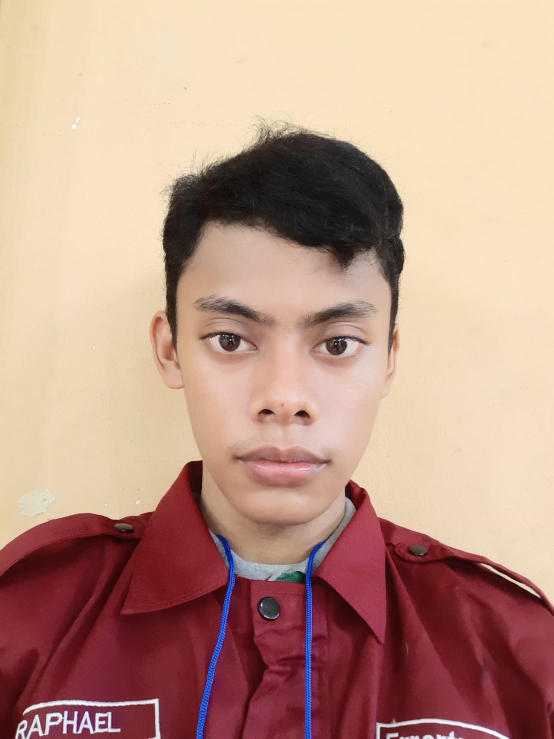
#> input picture UTS-MATA-KULIAH-PENGOLAHAN-CITRA-master/repo_file/Raphael.jpg, 1108 x 1477 px, found by its file name (shown at 1/2 size)
$ python no3.py
#> lines starting #> are read from the running program, lines starting #| are printed output that depends on the picture
from medpy.filter.smoothing import anisotropic_diffusion
from skimage.util import random_noise
import matplotlib.pylab as plt
from skimage.color import rgb2gray
from skimage.io import imread
import numpy as np

img = rgb2gray(imread('repo_file/raphael.jpg'))
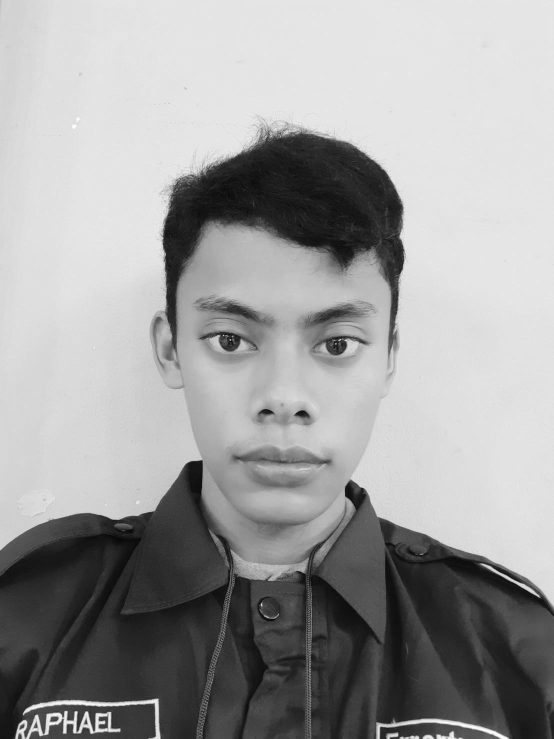
#> img: shape (1477, 1108) float64 (shown at 1/2 size); min 0.00333, max 1, mean 0.622
noisy = random_noise(img, var=0.01)
noisy = np.clip(noisy, 0, 1)
plt.figure(figsize=(15,15))
plt.gray()
plt.subplots_adjust(0,0,1,1,0.05,0.05)
plt.subplot(221), plt.imshow(img), plt.axis('off'), plt.title('Original', size=20)
plt.subplot(222), plt.imshow(noisy), plt.axis('off'), plt.title('Noisy', size=20)
#> (the run stopped early here; a loop or call above may not have finished)

$ run again, with UTS-MATA-KULIAH-PENGOLAHAN-CITRA-master/repo_file/graffiti.png saved as UTS-MATA-KULIAH-PENGOLAHAN-CITRA-master/repo_file/Raphael.jpg
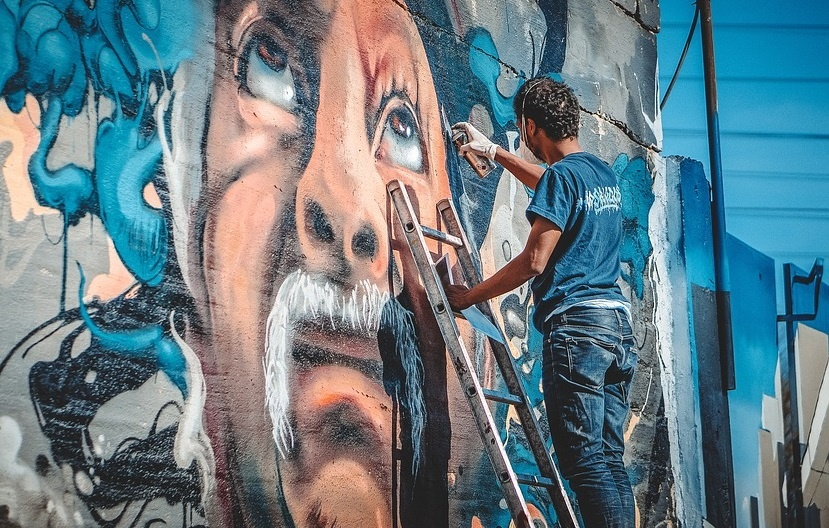
#> input picture UTS-MATA-KULIAH-PENGOLAHAN-CITRA-master/repo_file/graffiti.png, 829 x 528 px, found by its file name
#> `img = rgb2gray(imread('repo_file/raphael.jpg'))`:
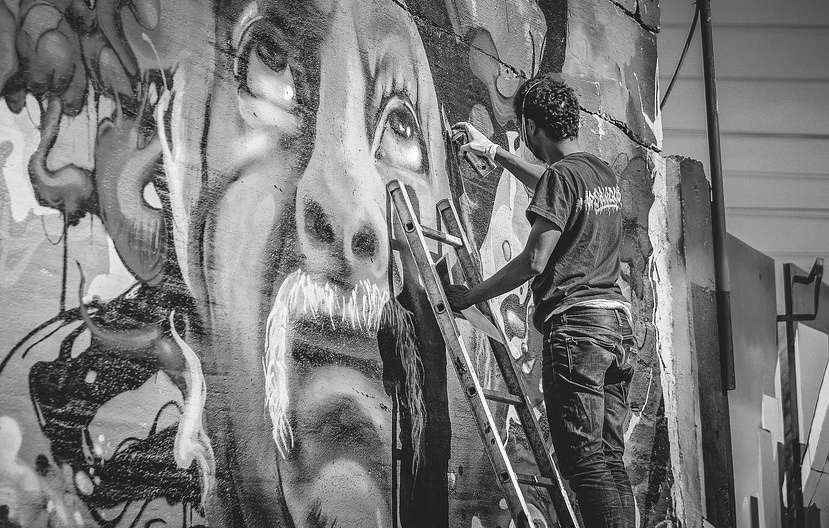
#> img: shape (528, 829) float64; min 0.000565, max 1, mean 0.477
